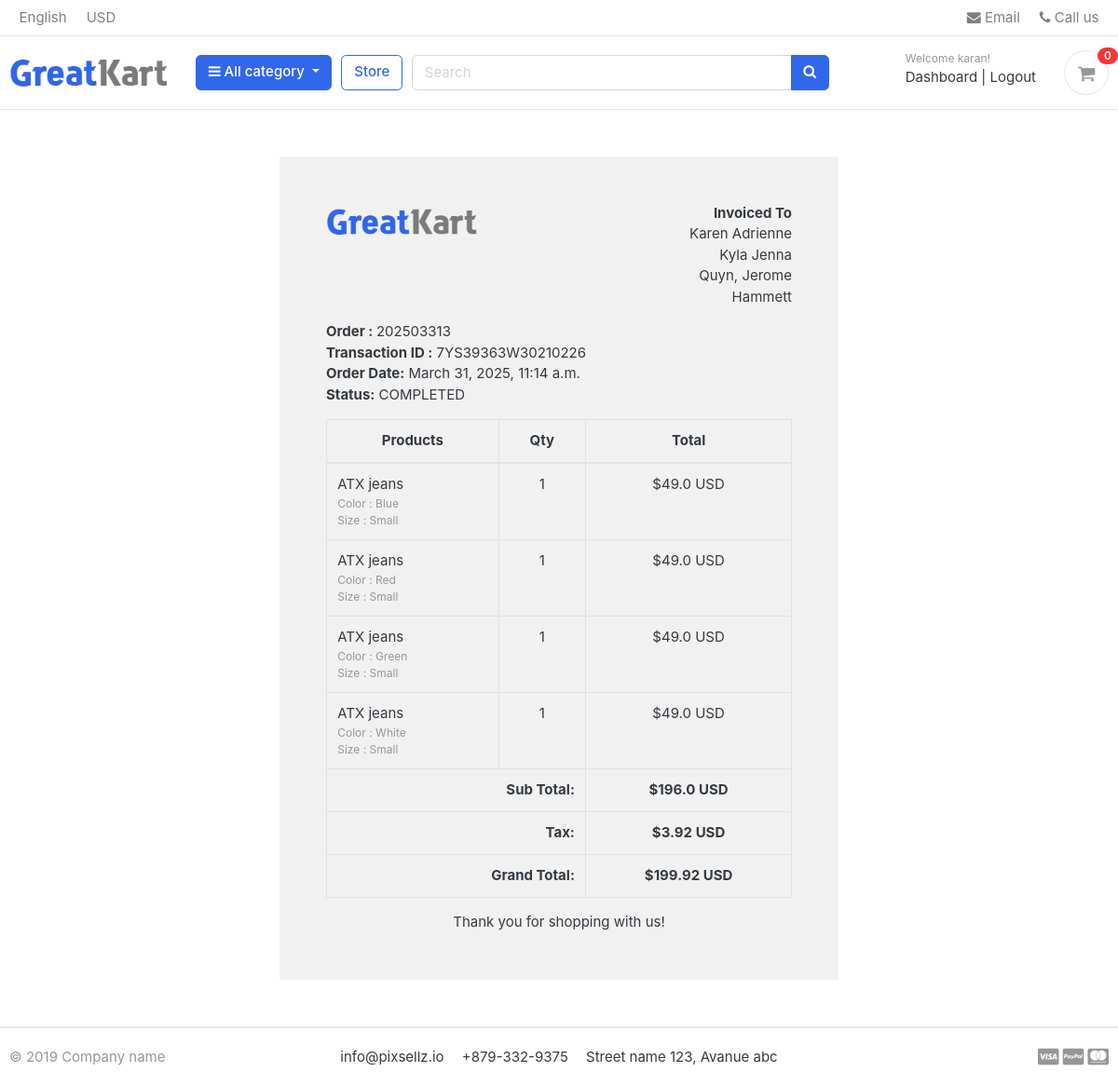
Page /accounts/order_detail/202503313/ (signed in) on the committed database.
### accounts/models.py (models this page shows, shortened)
class Account(AbstractBaseUser):
    first_name = models.CharField(max_length=50)
    last_name = models.CharField(max_length=50)
    username = models.CharField(max_length=50, unique=True)
    email = models.EmailField(max_length=100, unique=True)
    phone_number = models.CharField(max_length=50)
    date_joined = models.DateTimeField(auto_now_add=True)
    last_login = models.DateTimeField(auto_now_add=True)
    is_admin = models.BooleanField(default=False)
    is_staff = models.BooleanField(default=False)
    is_active = models.BooleanField(default=False)
    is_superadmin = models.BooleanField(default=False)
    USERNAME_FIELD = 'email'
    REQUIRED_FIELDS = ['username','first_name','last_name']
    objects = MyAccountManager()

### orders/models.py (models this page shows, shortened)
class Order(models.Model):
    STATUS = (
        ('New', 'New'),
        ('Accepted', 'Accepted'),
        ('Completed', 'Completed'),
        ('Cancelled', 'Cancelled'),
    )
    user = models.ForeignKey(Account, on_delete=models.SET_NULL, null=True)
    payment = models.ForeignKey(Payment, on_delete=models.SET_NULL, blank=True, null=True)
    order_number = models.CharField(max_length=20)
    first_name = models.CharField(max_length=50)
    last_name = models.CharField(max_length=50)
    phone = models.CharField(max_length=15)
    email = models.EmailField(max_length=50)
    address_line_1 = models.CharField(max_length=50)
    address_line_2 = models.CharField(max_length=50, blank=True)
    country = models.CharField(max_length=50)
    state = models.CharField(max_length=50)
    city = models.CharField(max_length=50)
    order_note = models.CharField(max_length=100, blank=True)
    order_total = models.FloatField()
    tax = models.FloatField()
    status = models.CharField(max_length=10, choices=STATUS, default='New')
    ip = models.CharField(blank=True, max_length=20)
    is_ordered = models.BooleanField(default=False)
    created_at = models.DateTimeField(auto_now_add=True)
    updated_at = models.DateTimeField(auto_now=True)
    def full_name(self):
        return f"{self.first_name} {self.last_name}"
    def full_address(self):
        return f"{self.address_line_1} {self.address_line_2}"

class Payment(models.Model):
    user = models.ForeignKey(Account, on_delete=models.CASCADE)
    payment_id = models.CharField(max_length=100)
    payment_method = models.CharField(max_length=100)
    amount_paid = models.CharField(max_length=100)#this is the total amount paid
    status = models.CharField(max_length=100)
    created_at = models.DateTimeField(auto_now_add=True)

class OrderProduct(models.Model):
    order = models.ForeignKey(Order, on_delete=models.CASCADE)
    payment = models.ForeignKey(Payment, on_delete=models.SET_NULL, blank=True, null=True)
    user = models.ForeignKey(Account, on_delete=models.CASCADE)
    product = models.ForeignKey(Product, on_delete=models.CASCADE)
    variations = models.ManyToManyField(Variation, blank=True)
    quantity = models.IntegerField()
    product_price = models.FloatField()
    ordered = models.BooleanField(default=False)
    created_at = models.DateTimeField(auto_now_add=True)
    updated_at = models.DateTimeField(auto_now=True)

### store/models.py (models this page shows, shortened)
class Product(models.Model):
    product_name = models.CharField(max_length=200, unique=True)
    slug = models.SlugField(max_length=200, unique=True)
    description = models.TextField(max_length=1000, blank=True)
    price = models.IntegerField()
    images = models.ImageField(upload_to='photos/products')
    stock = models.IntegerField()
    is_available = models.BooleanField(default=True)
    category = models.ForeignKey(Category, on_delete=models.CASCADE)
    created_date = models.DateTimeField(auto_now_add=True)
    modified_date = models.DateTimeField(auto_now=True)

class Variation(models.Model):
    product = models.ForeignKey(Product, on_delete=models.CASCADE)
    variation_category = models.CharField(max_length=100, choices=variation_category_choice)
    variation_value = models.CharField(max_length=100)
    is_active = models.BooleanField(default=True)
    created_date = models.DateTimeField(auto_now=True)
    objects = VariationManager()

### accounts/views.py (the view)
# urls.py: path('order_detail/<int:order_id>/', views.order_detail, name='order_detail'),
@login_required(login_url='login')
def order_detail(request, order_id):
    order_detail = OrderProduct.objects.filter(order__order_number=order_id)
    order = Order.objects.get(order_number=order_id)
    sub_total = 0
    for i in order_detail:
        sub_total += i.product_price * i.quantity
    context = {
        'order_detail': order_detail,
        'order': order,
        'sub_total': sub_total,
    }
    return render(request, 'accounts/order_detail.html', context)

### carts/context_processors.py (called while the page is built)
def counter(request):
    cart_count = 0
    if 'admin' in request.path:
        return {}
    else:
        try:
            cart = Cart.objects.filter(cart_id=_cart_id(request))
            if request.user.is_authenticated:
                cart_items = CartItem.objects.all().filter(user=request.user)
            else:
                cart_items = CartItem.objects.all().filter(cart=cart[:1])
            for cart_item in cart_items:
                cart_count += cart_item.quantity
        except Cart.DoesNotExist:
            cart_count = 0
    return dict(cart_count=cart_count)

### carts/views.py (called while the page is built)
def _cart_id(request):
    cart = request.session.session_key
    if not cart:
        cart = request.session.create()
    return cart

### category/context_processors.py (called while the page is built)
def menu_links(request):
    links = Category.objects.all()
    return dict(links=links)

### category/models.py (called while the page is built)
    def get_url(self):
        return reverse('products_by_category', args=[self.slug])

### templates/accounts/order_detail.html
{% extends "base.html" %}
{% load static %}
{% block content %}
<div class="container" style="margin: 0 auto;width: 50%;padding: 50px;background: #f1f1f1;margin-top: 50px;margin-bottom: 50px;">
    <div class="row invoice row-printable">
        <div class="col-md-12">
            <div class="panel panel-default plain" id="dash_0">
                <div class="panel-body p30">
                    <div class="row">
                        <div class="col-lg-6">
                            <div class="invoice-logo"><img src="{% static "/images/logo.png" %}" alt="Invoice logo" style="max-height: 40px;"></div>
                        </div>
                        <div class="col-lg-6">
                            <div class="invoice-from">
                                <ul class="list-unstyled text-right">
                                    <li><strong>Invoiced To</strong></li>
                                    <li>{{order.full_name}}</li>
                                    <li>{{order.full_address}}</li>
                                    <li>{{order.city}}, {{order.state}}</li>
                                    <li>{{order.country}}</li>
                                </ul>
                            </div>
                        </div>
                        <div class="col-lg-12">
                            <div class="invoice-details mt25">
                                <div class="well">
                                    <ul class="list-unstyled mb0">
                                        <li><strong>Order : </strong>{{order.order_number}} </li>
                                        <li><strong>Transaction ID :</strong> {{order.payment.payment_id}}</li>
                                        <li><strong>Order Date:</strong> {{order.created_at}}</li>
                                        <li><strong>Status:</strong> {{order.payment.status}}</li>
                                    </ul>
                                </div>
                            </div>
                            <div class="invoice-items">
                                <div class="table-responsive" style="overflow: hidden; outline: none;" tabindex="0">
                                    <table class="table table-bordered">
                                        <thead>
                                            <tr>
                                                <th class="per70 text-center">Products</th>
                                                <th class="per5 text-center">Qty</th>
                                                <th class="per25 text-center">Total</th>
                                            </tr>
                                        </thead>
                                        <tbody>
                                            {% for item in order_detail %}
                                            <tr>
                                                <td>{{item.product.product_name}}
                                                    <p class="text-muted small">
                                                        {% if item.variations.all %}
                                                          {% for i in item.variations.all %}
                                                            {{i.variation_category | capfirst}} : {{i.variation_value | capfirst}} <br>
                                                          {% endfor %}
                                                        {% endif %}
                                                    </p>
                                                </td>
                                                <td class="text-center">{{item.quantity}}</td>
                                                <td class="text-center">${{item.product_price}} USD</td>
                                            </tr>
                                            {% endfor %}
                                        </tbody>
                                        <tfoot>
                                            <tr>
                                                <th colspan="2" class="text-right">Sub Total:</th>
                                                <th class="text-center">${{sub_total}} USD</th>
                                            </tr>
                                            <tr>
                                                <th colspan="2" class="text-right">Tax:</th>
                                                <th class="text-center">${{order.tax}} USD</th>
                                            </tr>
                                            <tr>
                                                <th colspan="2" class="text-right">Grand Total:</th>
                                                <th class="text-center">${{order.order_total}} USD</th>
                                            </tr>
                                        </tfoot>
                                    </table>
                                </div>
                            </div>
                            <div class="invoice-footer mt25">
                                <p class="text-center">Thank you for shopping with us!</p>
                            </div>
                        </div>
                    </div>
                </div>
            </div>
        </div>
    </div>
    </div>
{% endblock content %}

### templates/includes/navbar.html (shortened to what this page needs)
{% load static %}
<header class="section-header">
    <nav class="navbar p-md-0 navbar-expand-sm navbar-light border-bottom">
    <div class="container">
      <div class="collapse navbar-collapse" id="navbarTop4">
        <ul class="navbar-nav mr-auto">
            <li class="nav-item dropdown">
                 <a href="#" class="nav-link">   English </a>
            </li>
            <li class="nav-item dropdown">
                <a href="#" class="nav-link"> USD </a>
            </li>
        </ul>
        <ul class="navbar-nav">
            <li><a href="#" class="nav-link"> <i class="fa fa-envelope"></i> Email </a></li>
            <li><a href="#" class="nav-link"> <i class="fa fa-phone"></i> Call us </a></li>
        </ul>
      </div>
    </div>
    </nav>
    <section class="header-main border-bottom">
        <div class="container">
    <div class="row align-items-center">
        <div class="col-lg-2 col-md-3 col-6">
            <a href="{% url "home" %}" class="brand-wrap">
                <img class="logo" src="{% static './images/logo.png' %}">
            </a>
        </div>
        <div class="col-lg col-sm col-md col-6 flex-grow-0">
            <div class="category-wrap dropdown d-inline-block float-right">
                <button type="button" class="btn btn-primary dropdown-toggle" data-toggle="dropdown">
                    <i class="fa fa-bars"></i> All category
                </button>
            </div>
        </div>
        <a href="{% url "store" %}" class="btn btn-outline-primary">Store</a>
        <div class="col-lg  col-md-6 col-sm-12 col">
            <form action="{% url 'search' %}" class="search" method="get">
                <div class="input-group w-100">
                    <input type="text" class="form-control" style="width:60%;" placeholder="Search" name="keyword">
                    <div class="input-group-append">
                      <button class="btn btn-primary" type="submit">
                        <i class="fa fa-search"></i>
                      </button>
                    </div>
                </div>
            </form>
        </div>
        <div class="col-lg-3 col-sm-6 col-8 order-2 order-lg-3">
                    <div class="d-flex justify-content-end mb-3 mb-lg-0">
                        {% if user.id is None %}
                        <div class="widget-header">
                            <small class="title text-muted">Welcome guest!</small>
                            <div>
                                <a href="{% url 'login' %}">Sign in</a> <span class="dark-transp"> | </span>
                                <a href="{% url 'register' %}"> Register</a>
                            </div>
                        </div>
                        {% else %}
                        <div class="widget-header">
                            <small class="title text-muted">Welcome {{user.first_name}}!</small>
                            <div>
                                <a href="{% url 'dashboard' %}">Dashboard</a> <span class="dark-transp"> | </span>
                                <a href="{% url 'logout' %}"> Logout</a>
                            </div>
                        </div>
                        {% endif %}
                        <a href="{% url 'cart' %}" class="widget-header pl-3 ml-3">
                            <div class="icon icon-sm rounded-circle border"><i class="fa fa-shopping-cart"></i></div>
                            <span class="badge badge-pill badge-danger notify">{{ cart_count }}</span>
                        </a>
                    </div>
                </div>
    </div>
        </div>
    </section>
    </header>

### static/css/ui.css (style rules this page uses)
html { font-family: "Inter", sans-serif; font-size: 15px; }
.icon-xs, .icon-sm, .icon-md, .icon-lg { display: inline-block; text-align: center; flex-shrink: 0; flex-grow: 0; }
.icon-sm { width: 48px; height: 48px; line-height: 48px !important; font-size: 20px; }
p:last-child { margin-bottom: 0; }
.header-main { position: relative; padding-top: 1rem; padding-bottom: 1rem; }
.brand-wrap .logo, .navbar-brand .logo { margin-right: 7px; max-height: 42px; display: inline-block; }
.widget-header { display: inline-block; vertical-align: middle; position: relative; }
.widget-header a { color: #343a40; }
.widget-header i { color: #969696; }
.widget-header .title { display: block; }
.widget-header .notify { position: absolute; top: -3px; right: -10px; }
[class*=list-] li:after { visibility: hidden; display: block; content: ""; overflow: hidden; height: 0; clear: both; }
.notify { position: absolute; top: -4px; right: -10px; display: inline-block; padding: 0.25em 0.6em; font-size: 12px; line-height: 1; text-align: center; border-radius: 3rem; color: #fff; background-color: #fa3434; }

### rows in the picture
Account: first_name "karan"
Order: full_name "Karen Adrienne", full_address "Kyla Jenna", city "Quyn", state "Jerome", country "Hammett", order_number "202503313", payment.payment_id "7YS39363W30210226", created_at "March 31, 2025, 11:14 a.m.", payment.status "COMPLETED", tax "3.92", order_total "199.92"
OrderProduct: product.product_name "ATX jeans", quantity "1", product_price "49.0"
Variation: variation_category "Color", variation_value "Blue"
Variation: variation_category "Size", variation_value "Small"
OrderProduct: product.product_name "ATX jeans", quantity "1", product_price "49.0"
Variation: variation_category "Color", variation_value "Red"
OrderProduct: product.product_name "ATX jeans", quantity "1", product_price "49.0"
Variation: variation_category "Color", variation_value "Green"
OrderProduct: product.product_name "ATX jeans", quantity "1", product_price "49.0"
Variation: variation_category "Color", variation_value "White"

### other values in the picture
{{ cart_count }} "0"
{{ sub_total }} "196.0"
